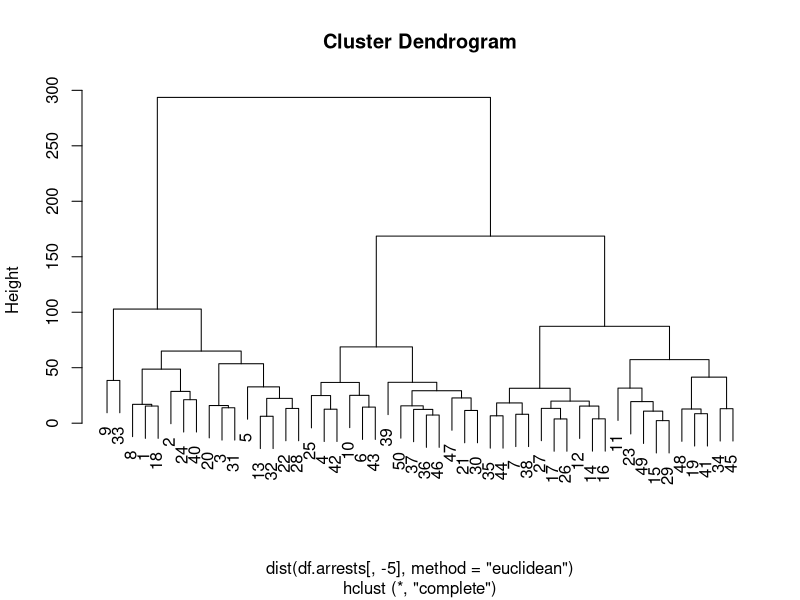
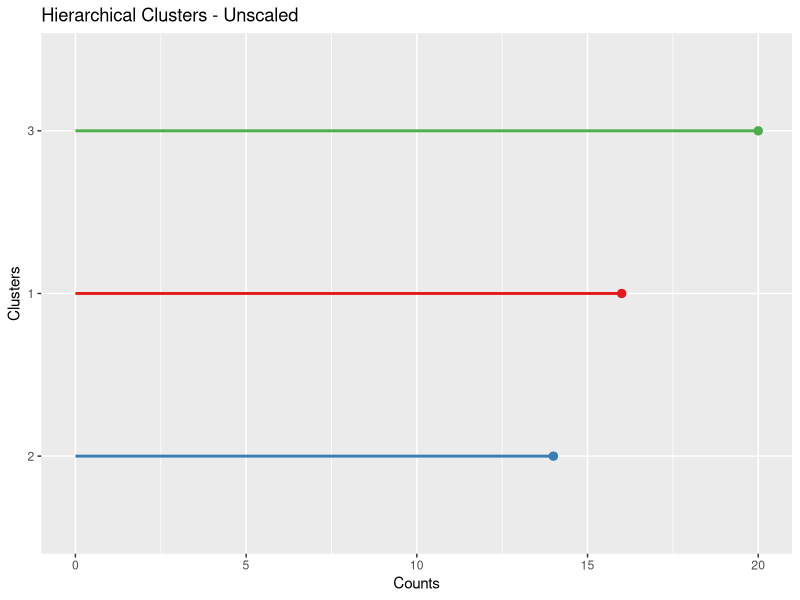
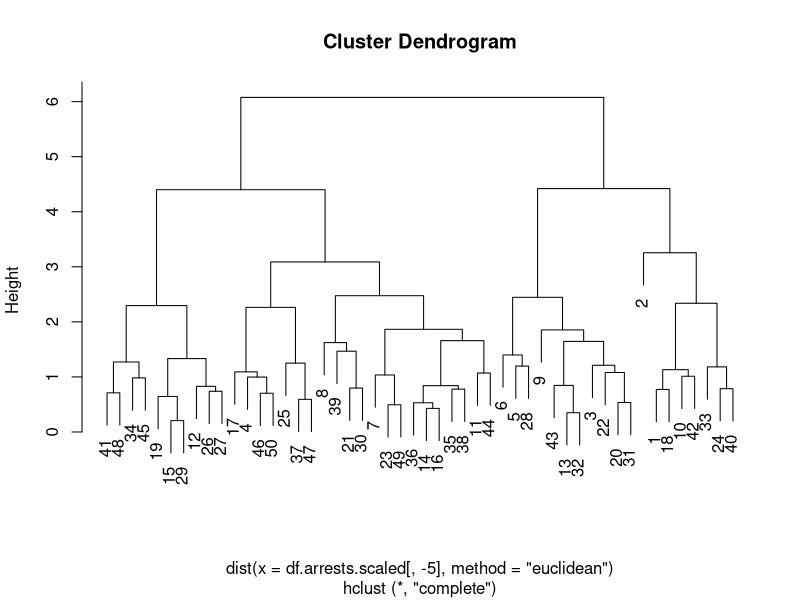
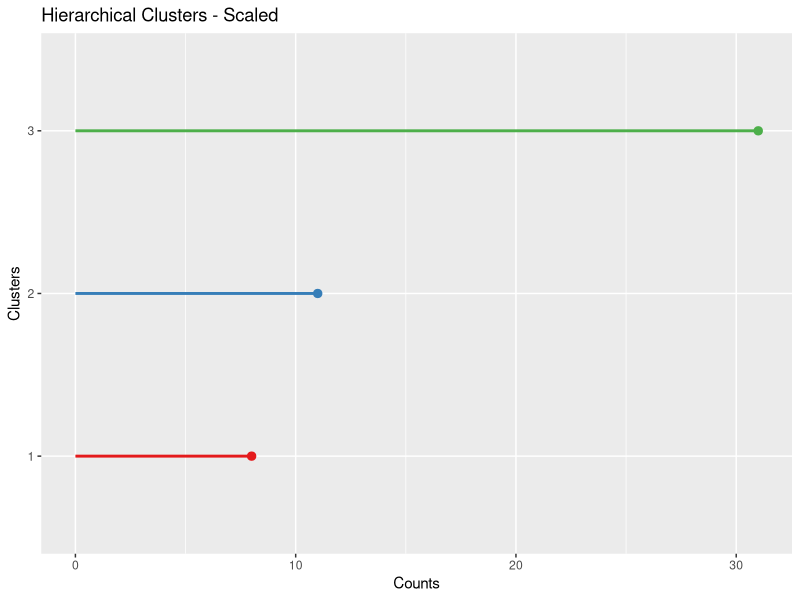
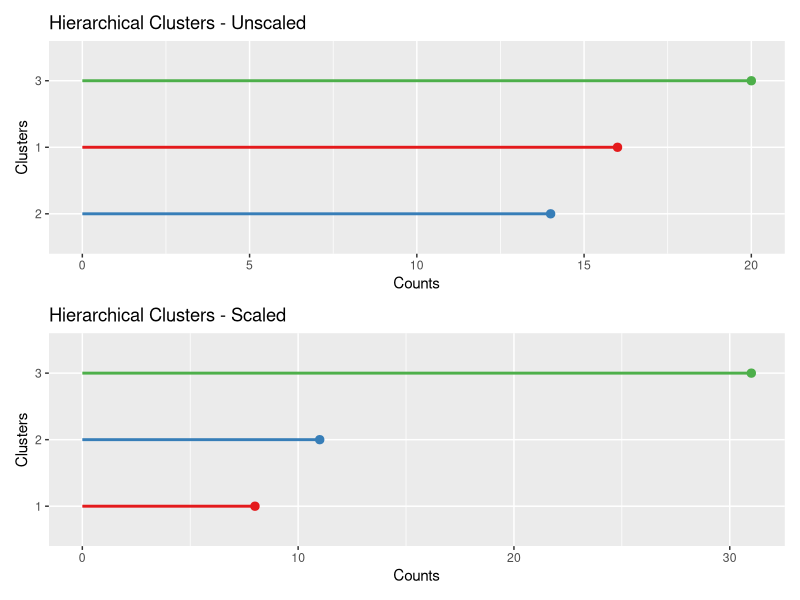

R code for these plots, in order:
## ---- chunk 1
knitr::opts_chunk$set(echo = TRUE)
suppressPackageStartupMessages(library(tidyverse))
suppressPackageStartupMessages(library(patchwork))

## ---- chunk 2

df.arrests <- USArrests

dim(df.arrests)
names(df.arrests)


## ---- chunk 3

head(df.arrests)

## ---- chunk 4

df.arrests$State <- rownames(df.arrests)

rownames(df.arrests) <- 1:nrow(df.arrests)

head(df.arrests)

## ---- chunk 5
set.seed(1234)

hc.complete <- hclust(d = dist(df.arrests[, -5], 
                               method = "euclidean"), 
                      method = "complete")

## ---- chunk 6

plot(hc.complete)


## ---- chunk 7

vclust <- cutree(tree = hc.complete, k = 3)

vclust

## ---- chunk 8
unscaled.clust <- cbind(df.arrests, clust = vclust) 

head(unscaled.clust)

## ---- chunk 9

unscaled.clust.dist <-  data.frame(clust = as.factor(unique(unscaled.clust$clust)), 
           cnt = apply(X = as.matrix(unique(unscaled.clust$clust), drop = FALSE), 
                       MARGIN = 1, 
                       FUN = function(x) nrow(unscaled.clust[unscaled.clust$clust == x[1], ])))


unscaled.clust.dist


## ---- chunk 10

p_unscaled <- ggplot(data = unscaled.clust.dist) + 
  geom_segment(mapping = aes(x = 0, 
                             xend = cnt, 
                             y =  reorder(clust, cnt), 
                             yend = reorder(clust, cnt), 
                             color = clust), size = 1.0,  
               show.legend = FALSE) + 
  geom_point(mapping = aes(x = cnt, 
                           y = reorder(as.factor(clust), cnt), 
                           color = clust), size = 2.5,  
             show.legend = FALSE) + 
  scale_fill_brewer(palette = "Set1") + 
  scale_color_brewer(palette = "Set1") + 
  labs(x = "Counts", 
       y = "Clusters", 
       title = "Hierarchical Clusters - Unscaled")


p_unscaled

## ---- chunk 11


df.arrests.scaled <-  as.data.frame(cbind(apply(X = df.arrests[, 1:4], 
                                    MARGIN = 2, 
                                    FUN = scale), State = df.arrests$State))

df.arrests.scaled[, 1:4] <- apply(X = df.arrests.scaled[, 1:4], 
                                  MARGIN = 2, 
                                  FUN = as.numeric)

head(df.arrests.scaled)

## ---- chunk 12

apply(X = df.arrests.scaled[, 1:4], 
      MARGIN = 2, 
      FUN = function(x)  
        round(mean(x),digits = 2))

apply(X = df.arrests.scaled[, 1:4], 
      MARGIN = 2, 
      FUN = sd)


## ---- chunk 13
set.seed(1234)

hc.scaled <- hclust(d = dist(x = df.arrests.scaled[, -5], 
                             method = "euclidean"), 
                    method = "complete")
plot(hc.scaled)

## ---- chunk 14

vscaled <- cutree(tree = hc.scaled, k = 3)

vscaled 

## ---- chunk 15

df.arrests.scaled <- cbind(df.arrests.scaled, 
                           clust = vscaled)

df.arrests.scaled[, 1:4] <- apply(X = df.arrests.scaled[, 1:4], MARGIN = 2, FUN = function(x) round(x, digits = 2))

head(df.arrests.scaled)


## ---- chunk 16

scaled.clust.dist <-  data.frame(clust = as.factor(unique(df.arrests.scaled$clust)), 
           cnt = apply(X = as.matrix(unique(df.arrests.scaled$clust), drop = FALSE), 
                       MARGIN = 1, 
                       FUN = function(x) nrow(df.arrests.scaled[df.arrests.scaled$clust == x[1], ])))


scaled.clust.dist

## ---- chunk 17

p_scaled <- ggplot(data = scaled.clust.dist) + 
  geom_segment(mapping = aes(x = 0, 
                             xend = cnt, 
                             y =  reorder(clust, cnt), 
                             yend = reorder(clust, cnt), 
                             color = clust), size = 1.0,  
               show.legend = FALSE) + 
  geom_point(mapping = aes(x = cnt, 
                           y = reorder(as.factor(clust), cnt), 
                           color = clust), size = 2.5,  
             show.legend = FALSE) + 
  scale_fill_brewer(palette = "Set1") + 
  scale_color_brewer(palette = "Set1") + 
  labs(x = "Counts", 
       y = "Clusters", 
       title = "Hierarchical Clusters - Scaled")


p_scaled

## ---- chunk 18

p_unscaled / p_scaled

